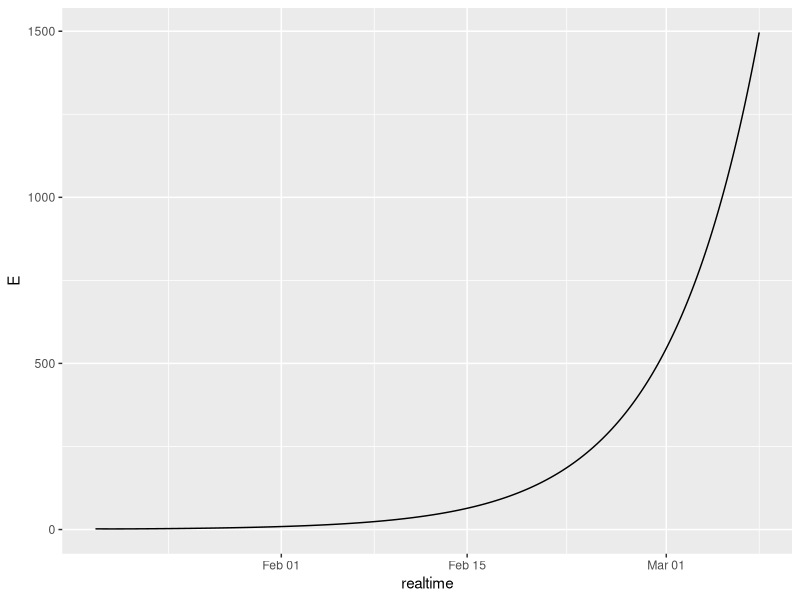

Write R code to recreate this figure. (Note: this script raises an error after producing the figure.)
## ---- chunk 1
knitr::opts_chunk$set(echo = TRUE)
library(deSolve)
library(ggplot2)
library(tidyverse)
library(lubridate)
## ---- chunk 2
singapore <- read_csv("data/singapore_ncov_2019.csv")
head(singapore)
tail(singapore) #lots of rows with only NAs at the end; will need to figure out how many and remove them
glimpse(singapore)
colSums(is.na(singapore)) #There are 949 NAs in CaseID, and every case should have an ID, so use this to remove extra columns at end of imported object
singapore <- singapore[!is.na(singapore$CaseID), ] #As of Feb 19, 2020 there should be 84 cases
## ---- chunk 3
singapore$date_onset_symptoms <- dmy(singapore$date_onset_symptoms)
singapore$presumed_infected_date <- dmy(singapore$presumed_infected_date)
singapore$date_confirmation <- dmy(singapore$date_confirmation)

min(singapore$date_onset_symptoms, na.rm = T)  # "2020-01-20"; but there are NAs - can impute from presumed infected date and/or date of confirmation
min(singapore$presumed_infected_date, na.rm = T)  # "2020-01-18"; but there are NAs
min(singapore$date_confirmation, na.rm = T) # "2020-01-23"; no NAs 
## ---- chunk 4
singapore <- mutate(singapore, days_since_outbreak = as.numeric(presumed_infected_date - min(presumed_infected_date, na.rm = T)))
## ---- chunk 5
sp_daily = data.frame(day=0:max(singapore$days_since_outbreak, na.rm = T),  xd = vapply(0:max(singapore$days_since_outbreak, na.rm = T), 
  function(x) sum(singapore$days_since_outbreak == x, na.rm = TRUE),
 FUN.VALUE = 1)) 
## ---- chunk 6
sp_model <- function(t,state,pars) {
  with(c(as.list(state),pars), {     # make it so we can use variable and par names
# No source of zoonotic infections
# No modeling of within Singapore travel as data is at the country level and infections should be spreading from the two initial cases and/or additional imported cases
#    LcwT = LcwT*travelban(t) # 1 or 0 # we should add the travelban, control measures 
#    LwcT = LwcT*travelban(t) # 1 or 0 # as anotther time-dep function
    dSdt = -(S/N)*((R0/DI)*I) + Lis - (1/N)*(Lsi)*S
    dEdt = (S/N)*((R0/DI)*I) -E/DL - (1/N)*(Lsi)*E
    dIdt = E/DL - I/DI - (1/N)*(Lsi)*I
    list(c(dSdt, dEdt, dIdt))
  })
}
## ---- chunk 7
state = c(S = 5638700, E = 2, I = 0)
times = seq(0,50, by=0.1) 

pars=list(N = 5638700, 
          DL = 6, 
          R0 = 2.6, 
          DI = 8.4 - 6, 
          Lsi = 81467, 
          Lis = 87560)
## ---- chunk 8
out <-  as.data.frame(ode(y= state, times=times, func=sp_model, parms=pars))

out$realtime <- out$time + min(singapore$presumed_infected_date, na.rm = T)

ggplot(data = out, aes(x = realtime,y = E)) +
      geom_line() 
## ---- chunk 9
sp_loglike = function(out, pars, sp_daily) {
  # get lambda_d from 'out' which is the model output 
  ld <- vapply(sp_daily$day, function(x) getlambd(out, pars, x), FUN.VALUE = 1)
  return( sum((-ld) + sp_daily$xd*(log(ld)) - log(factorial(sp_daily$xd))))
  } 

# this function computes lambda_d in Wu et al, for the days specified in our wufinal (or ccwufinal - offset for our alternative starting time)
modelpreds = function(out, pars, sp_daily) {
 ld <- vapply(sp_daily$day, function(x) getlambd(out, pars, x), FUN.VALUE = 1)
 return(data.frame(day = sp_daily$day, prediction = ld, data = sp_daily$xd))
}

getlambd <- function(out, pars, day) {
  try(if(var(diff(out$time)) >0.005) {  stop("approx integral assumes equal time steps")} )
 try(if( max(out$time) < day) {stop("model simulation is not long enough for the data") })
   if (day == min(out$time)) {ii =  which(out$time >= day & out$time < day + 1)
   } else {   ii = which(out$time > day-1 & out$time <= day) }

  dx <- out$time[ii[2]]-out$time[ii[1]]
ft <- with(pars , {(Lsi/N)*(out$E[ii] + out$I[ii])})
return(0.5 * (dx) * (ft[1] + 2*sum(ft[2:(length(ft) - 1)]) + ft[length(ft)]))
}

# returns NEG of log likelihood
negloglike = function(R0, pars, sp_daily, state, times) {
  pars$R0 <-  R0
  out <- as.data.frame(ode(y= state, times=times,  func=sp_model(), parms=pars))
  return(-sp_loglike(out,pars,sp_daily)) 
  # NOTE optim will minimize by default, min ( -loglike) = max (log like)
}
## ---- chunk 10
mypars <- list(N=19000000, 
               DL = 6,
               R0=3.5, 
               DI = 8.4 - 6, 
               Lwi=3633, 
               Liw=3546,
               Lwc=502013, 
               Lcw=487310, 
               LwcCH=717226, 
               LcwCH=810500,
               startTime=as.Date("2019-11-29"),
               endTime=as.Date("2020-01-27"))

out = as.data.frame(ode(y= state, times=times,  func=ccwumodel, parms=cpars,
                       chuinput=mychuinput))

mp = modelpreds(out,cpars,ccwufinal) %>% gather(Source, casecounts, prediction:data)

ggplot(data=mp, aes(x=day,y=casecounts,color=Source))+geom_point() #
## ---- chunk 11
myfit <- optim(2.5, 
               function(R0) negloglike(R0, pars, sp_daily, state, times))

myfit_Brent <- optim(2.5, 
                     function(R0) negloglike(R0, pars, sp_daily, state, times),
                     method = "Brent")
